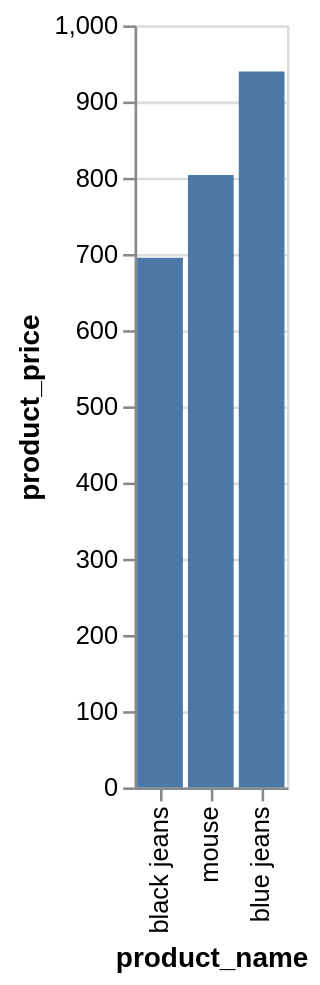

Vega-Lite specification for this chart:
### Vega-Lite specification from a JSON file in a GitHub repository (floating-point values rounded to 4 significant figures)
{"data": {"values": [{"x_data": "black jeans", "y_data": 695.2}, {"x_data": "blue jeans", "y_data": 939.6}, {"x_data": "mouse", "y_data": 803.7}]}, "mark": "bar", "encoding": {"x": {"field": "x_data", "type": "nominal", "title": "product_name", "sort": {"op": "sum", "field": "y_data", "order": "ascending"}}, "y": {"field": "y_data", "type": "quantitative", "title": "product_price"}}}
